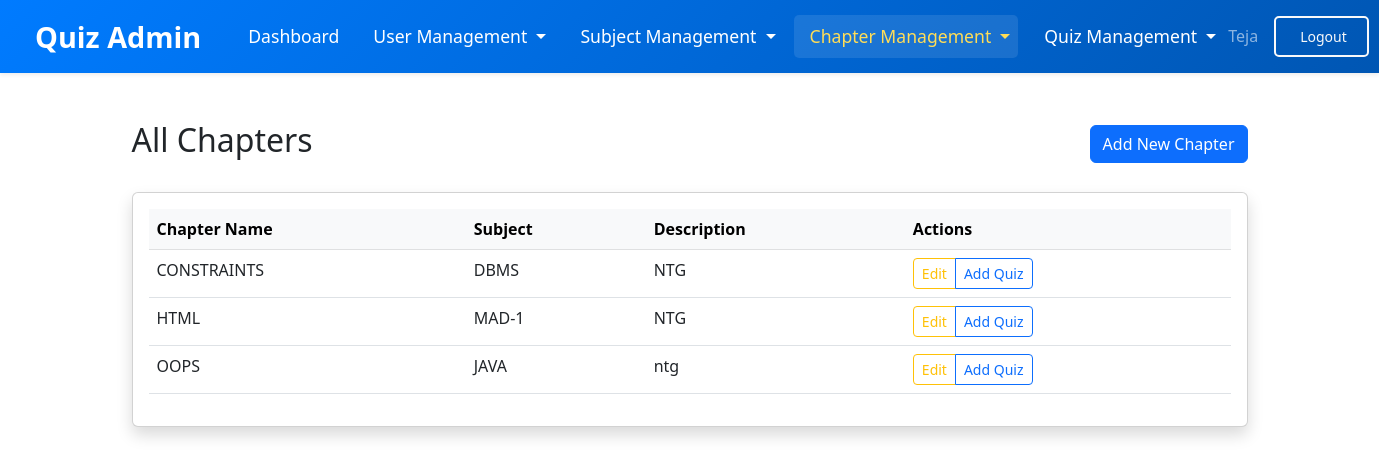
/admin/chapters (signed in), run on the app's committed database.
### models/models.py (models this page shows)
class User(db.Model, UserMixin):
    __tablename__ = 'user'
    id = db.Column(db.Integer , primary_key = True,autoincrement=True)
    email = db.Column(db.String(150) , unique=True)
    password = db.Column(db.String(150))
    name = db.Column(db.String(150))
    qualification = db.Column(db.String(150))
    dob = db.Column(db.Date, nullable=True)
    is_admin = db.Column(db.Boolean, default=False)
    scores = db.relationship('Score', backref='user', lazy=True)

class Chapter(db.Model , UserMixin):
    __tablename__ = 'chapter'
    id = db.Column(db.Integer,primary_key = True , autoincrement=True)
    name = db.Column(db.String(150), nullable=False)
    description = db.Column(db.Text)
    subject_id = db.Column(db.Integer, db.ForeignKey('subject.id'), nullable=False)
    quizzes = db.relationship('Quiz', backref='chapter', lazy=True, cascade='all, delete-orphan')

class Subject(db.Model , UserMixin):
    __tablename__ = 'subject'
    id = db.Column(db.Integer,primary_key = True , autoincrement=True)
    name = db.Column(db.String(150))
    description = db.Column(db.Text)
    created_time = db.Column(db.DateTime, default=datetime.utcnow)
    chapters = db.relationship('Chapter', backref='subject', lazy=True, cascade='all, delete-orphan')

### models/admin.py (the view)
@admin.route('/chapters', methods=['GET'])
@login_required
@admin_required
def view_all_chapters():
    chapters = Chapter.query.all()
    return render_template('admin/view_all_chapters.html', user=current_user, chapters=chapters)

### models/__init__.py (called while the page is built)
def create_app():
    app = Flask(__name__, template_folder=r'C:\Users\DELL\OneDrive\Desktop\quiz-app(final)\quiz-application\templates')
    app.config['SECRET_KEY'] = '24f1005262'
    app.config['SQLALCHEMY_DATABASE_URI'] = f'sqlite:///{DB_NAME}'
    app.config['SQLALCHEMY_TRACK_MODIFICATIONS'] = False
    db.init_app(app)
    l_manager = LoginManager()
    l_manager.login_view = 'auth.login'
    l_manager.init_app(app)
    from .models import User
    @l_manager.user_loader
    def load_user(id):
        return User.query.get(int(id))
    from .auth import auth
    from .views import views
    from .admin import admin
    app.register_blueprint(auth, url_prefix='/')
    app.register_blueprint(views, url_prefix='/')
    app.register_blueprint(admin, url_prefix='/admin')
    create_database(app)
    create_admin(app)
    return app

### models/admin.py (called while the page is built)
def admin_required(f):
    @wraps(f)
    def decorated_function(*args, **kwargs):
        if not current_user.is_authenticated or not current_user.is_admin:
            flash('Access denied. Admin privileges required.', category='error')
            return redirect(url_for('views.home'))
        return f(*args, **kwargs)
    return decorated_function

### templates/admin/view_all_chapters.html (shortened to what this page needs)
{% extends "admin/admin_layout.html" %}
{% block admin_content %}
<div class="container py-4">
    <div class="d-flex justify-content-between align-items-center mb-4">
        <h2>All Chapters</h2>
        <div>
            <a href="{{ url_for('admin.add_chapter') }}" class="btn btn-primary">
                 Add New Chapter
            </a>
        </div>
    </div>
    <div class="card shadow">
        <div class="card-body">
            <div class="table-responsive">
                <table class="table table-hover">
                    <thead class="table-light">
                        <tr>
                            <th>Chapter Name</th>
                            <th>Subject</th>
                            <th>Description</th>
                            <th>Actions</th>
                        </tr>
                    </thead>
                    <tbody>
                        {% for chapter in chapters %}
                        <tr>
                            <td>{{ chapter.name }}</td>
                            <td>{{ chapter.subject.name }}</td>
                            <td>{{ chapter.description }}</td>
                            <td>
                                <div class="btn-group" role="group">
                                    <a href="{{ url_for('admin.edit_chapter', chapter_id=chapter.id) }}" class="btn btn-sm btn-outline-warning">
                                         Edit
                                    </a>
                                    <a href="{{ url_for('admin.quiz_form', subject_id=chapter.subject_id) }}" class="btn btn-sm btn-outline-primary">
                                         Add Quiz
                                    </a>
                                </div>
                            </td>
                        </tr>
                        {% endfor %}
                    </tbody>
                </table>
            </div>
        </div>
    </div>
</div>
{% endblock admin_content %}

### templates/admin/admin_layout.html (shortened to what this page needs)
{% extends "layout.html" %}
{% block content %}
<nav class="navbar navbar-expand-lg navbar-dark bg-dark shadow-sm sticky-top">
    <div class="container-fluid">
        <a class="navbar-brand" href="{{ url_for('admin.dashboard') }}">
            Quiz Admin
        </a>
        <div class="collapse navbar-collapse" id="adminNavbar">
            <ul class="navbar-nav me-auto mb-2 mb-lg-0">
                <li class="nav-item">
                    <a class="nav-link {% if request.endpoint == 'admin.dashboard' %}active{% endif %}" href="{{ url_for('admin.dashboard') }}">
                        Dashboard
                    </a>
                </li>
                <li class="nav-item dropdown">
                    <a class="nav-link dropdown-toggle {% if request.endpoint in ['admin.users', 'admin.add_user'] %}active{% endif %}" href="#" id="userDropdown" role="button" data-bs-toggle="dropdown" aria-expanded="false">
                        User Management
                    </a>
                </li>
                <li class="nav-item dropdown">
                    <a class="nav-link dropdown-toggle " href="#" id="subjectDropdown" role="button" data-bs-toggle="dropdown" aria-expanded="false">
                        Subject Management
                    </a>
                </li>
                <li class="nav-item dropdown">
                    <a class="nav-link dropdown-toggle {% if request.endpoint in ['admin.view_all_chapters', 'admin.add_chapter'] %}active{% endif %}" href="#" id="chapterDropdown" role="button" data-bs-toggle="dropdown" aria-expanded="false">
                        Chapter Management
                    </a>
                </li>
                <li class="nav-item dropdown">
                    <a class="nav-link dropdown-toggle " href="#" id="quizDropdown" role="button" data-bs-toggle="dropdown" aria-expanded="false">
                        Quiz Management
                    </a>
                </li>
            </ul>
            <div class="d-flex">
                <span class="navbar-text me-3">
                     {{ user.name }}
                </span>
                <a href="{{ url_for('auth.logout') }}" class="btn btn-outline-light btn-sm">
                    Logout
                </a>
            </div>
        </div>
    </div>
</nav>
<div class="container-fluid py-4 px-4">
    {% block admin_content %}{% endblock %}
</div>
{% endblock content %}

### templates/layout.html (style rules this page uses)
.navbar { background: linear-gradient(135deg, #007bff, #0056b3); padding: 15px 0; transition: 0.3s ease-in-out; }
.navbar-brand { font-size: 1.8rem; font-weight: bold; color: #fff; transition: 0.3s; padding: 0 15px; }
.navbar-nav { align-items: center; gap: 10px; }
.navbar-nav .nav-link { color: #ffffff; font-size: 1.1rem; padding: 8px 15px; transition: 0.3s; border-radius: 5px; }
.navbar-nav .nav-link:hover, .navbar-nav .nav-link.active { color: #ffdd57; background-color: rgba(255, 255, 255, 0.1); }
.nav-item { display: flex; align-items: center; }
.navbar .btn-outline-light { padding: 8px 20px; border-width: 2px; font-weight: 500; border-radius: 5px; transition: all 0.3s ease; }
.navbar-collapse { justify-content: flex-end; }

### data on the page
User: name "Teja"
Chapter: name "CONSTRAINTS", subject.name "DBMS", description "NTG"
Chapter: name "HTML", subject.name "MAD-1", description "NTG"
Chapter: name "OOPS", subject.name "JAVA", description "ntg"
